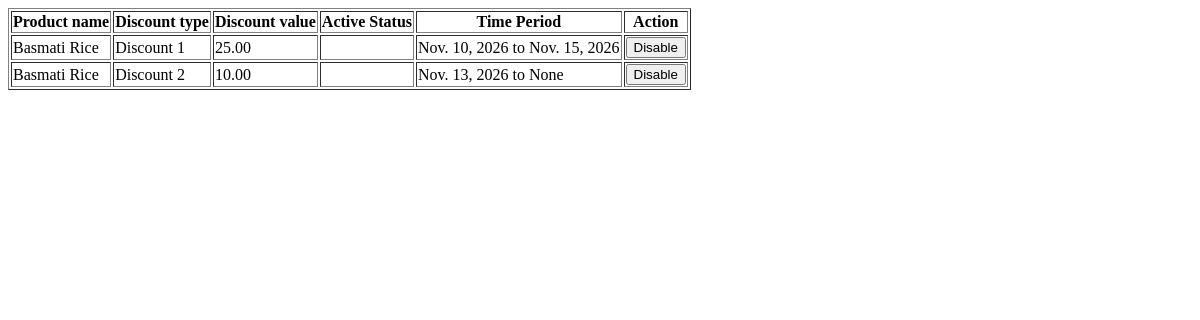
/ManageDiscounts (signed in), run on an earlier commit of the app's database.
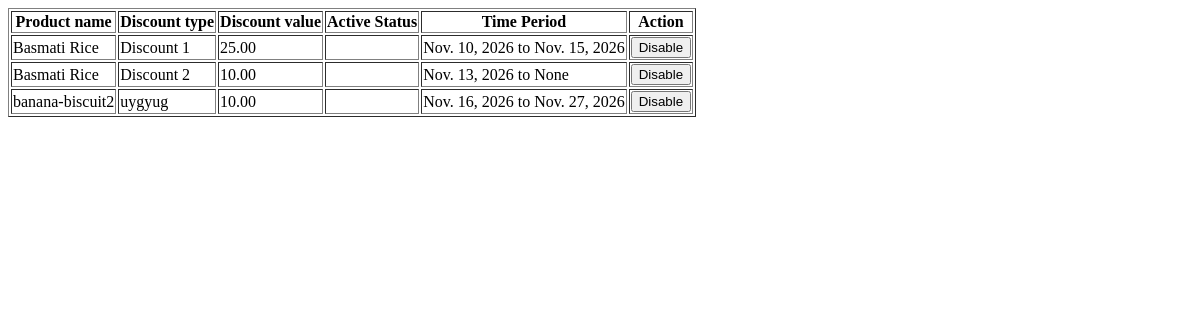
And on a later commit of the database.
### RetailIQApp/models.py (models this page shows)
class DiscountTable(models.Model):
    PRODUCT = models.ForeignKey(ProductTable, on_delete=models.CASCADE, null=True, blank=True)
    discount_type = models.CharField(max_length=20, null=True, blank=True)
    discount_value = models.DecimalField(max_digits=10, decimal_places=2, null=True, blank=True)
    start_date = models.DateField(null=True, blank=True)
    end_date = models.DateField(null=True, blank=True)
    created_at = models.DateTimeField(auto_now_add=True)
    status = models.CharField(max_length=10,null=True,blank=True)

class ProductTable(models.Model):
    SHOPID = models.ForeignKey(ShopTable, on_delete=models.PROTECT, null=True, blank=True) #necessary? because there is fk to category table
    CATEGORY = models.ForeignKey(CategoryTable,on_delete=models.PROTECT,null=True,blank=True)
    product_name = models.CharField(max_length=50, null=True, blank=True)
    STOCK = models.ForeignKey(StockTable, on_delete=models.PROTECT, null=True, blank=True) #not appearing in viewproducts.html
    brand = models.CharField(max_length=20, null=True, blank=True)
    expiry_date = models.DateField(null=True, blank=True)
    manufacturing_date = models.DateField(null=True, blank=True)
    barcode = models.IntegerField(null=True, blank=True)
    purchase_price = models.DecimalField(max_digits=10, decimal_places=2, null=True, blank=True)
    selling_price = models.DecimalField(max_digits=10, decimal_places=2, null=True, blank=True)
    unit = models.CharField(max_length=20, null=True, blank=True)
    description = models.TextField(max_length=200, null=True, blank=True)
    supplier_name = models.CharField(max_length=20, null=True, blank=True)
    supplier_email = models.EmailField(max_length=50, null=True, blank=True)
    supplier_phone = models.CharField(max_length=20, null=True, blank=True)
    status = models.CharField(max_length=20, null=True, blank=True)

### RetailIQApp/views.py (the view)
# urls.py: path('ManageDiscounts',ManageDiscounts.as_view(),name='ManageDiscounts'),
class ManageDiscounts(View):
    def get(self,request):
        obj = DiscountTable.objects.select_related('PRODUCT').filter(PRODUCT__SHOPID__LOGINID_id=request.session['loginid'])
        return render(request,'shop/manageDiscounts.html', {'discount_data':obj})

### templates/Shop/manageDiscounts.html (shortened to what this page needs)
<!DOCTYPE html>
<html lang="en">
<head>
</head>
<body>
    <table border="1">
        <tr>
            <th>Product name</th>
            <th>Discount type</th>
            <th>Discount value</th>
            <th>Active Status</th>
            <th>Time Period</th>
            <th>Action</th>
        </tr>
        {% for i in discount_data %}
        <tr>
            <td>{{ i.PRODUCT.product_name }}</td>
            <td>{{ i.discount_type }}</td>
            <td>{{ i.discount_value }}</td>
            <td>{{ i.active_status }}</td>
            <td>{{ i.start_date }} to {{i.end_date}}</td>
            <td>
                {% if i.status == 'Disable' %}
                    <a href="startDiscount/{{i.id}}"><button>Enable</button></a>
                {% else %}
                    <a href="stopDiscount/{{i.id}}"><button>Disable</button></a>
                </td>
                {% endif %}
        </tr>
        {% endfor %}
    </table>
</body>
</body>
</html>

What changed in the data, as far as the page shows it:
added DiscountTable: PRODUCT.product_name "banana-biscuit2", discount_type "uygyug", discount_value "10.00", start_date "Nov. 16, 2026", end_date "Nov. 27, 2026"
